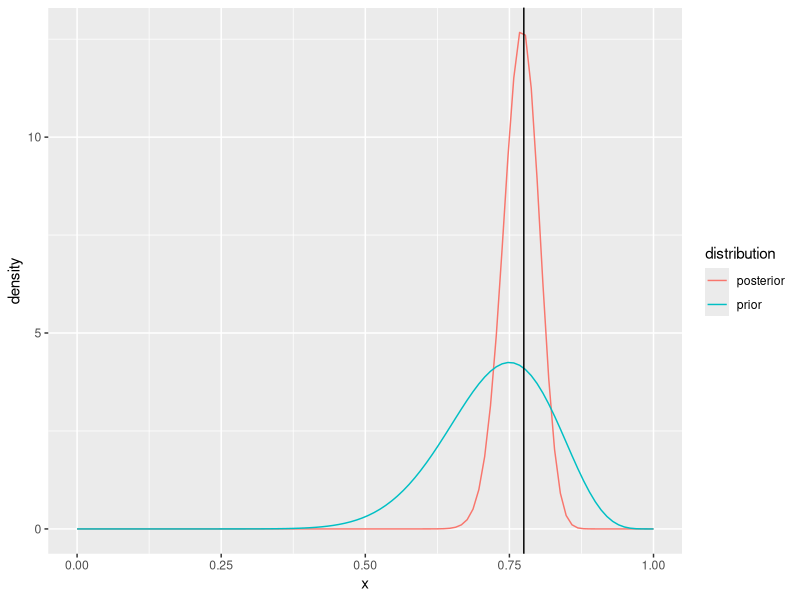
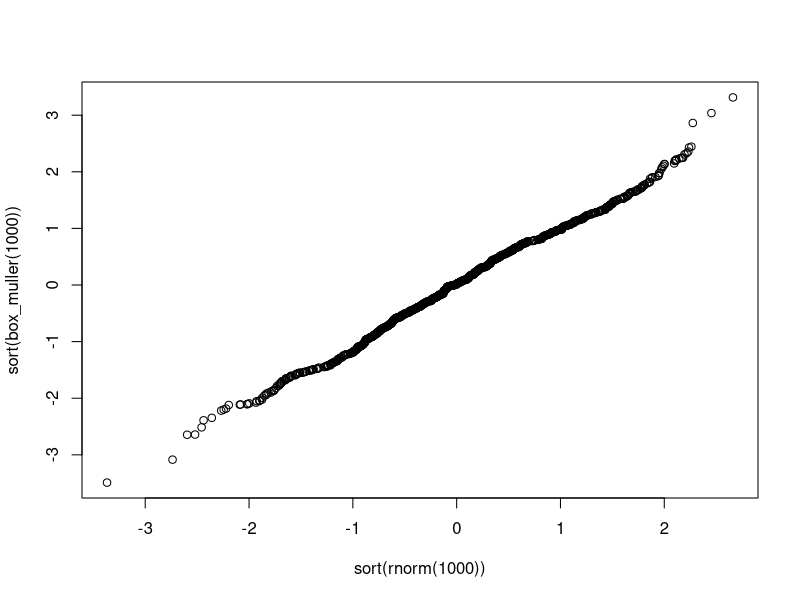
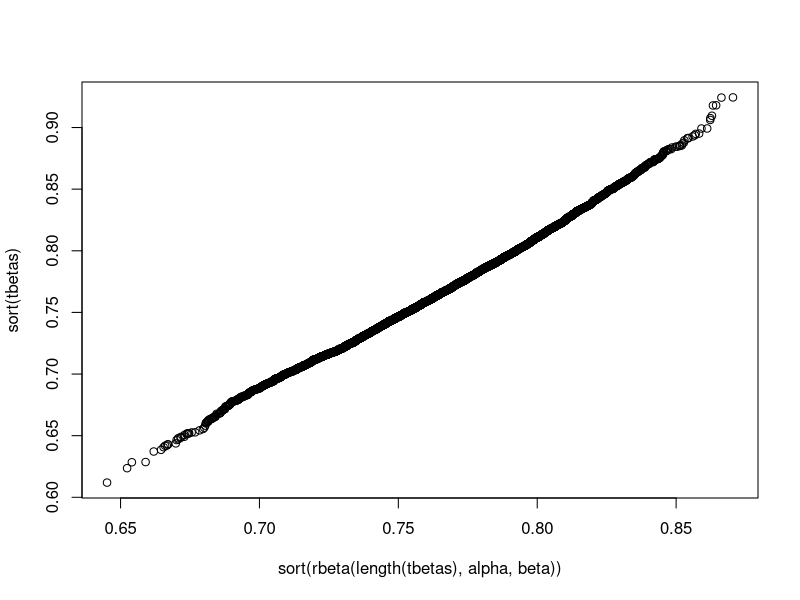
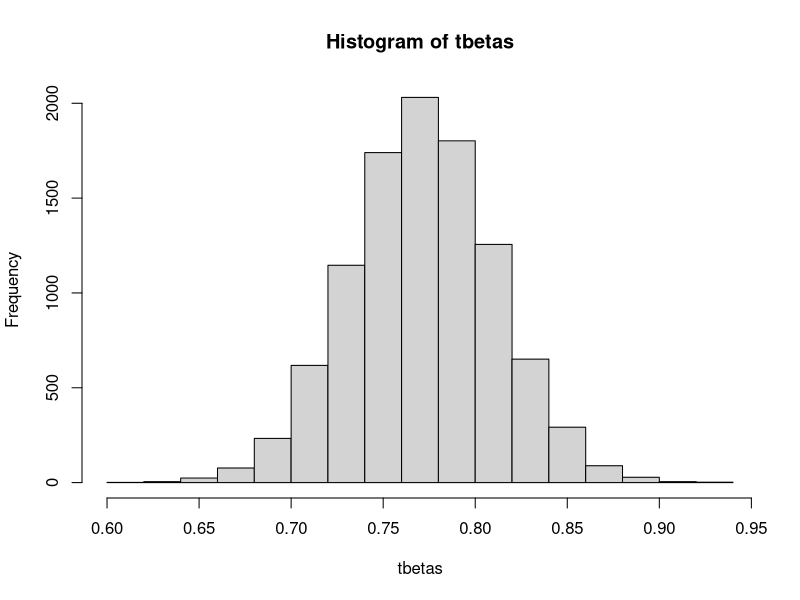

Source code (R) for these figures, in order:
## ---- chunk 1
knitr::opts_chunk$set(echo = TRUE)
## ---- chunk 2
library(tidyr)
library(ggplot2)
library(tidyverse)
## ---- chunk 3
y_trials = c(10, 50, 35, 25, 40)
y_failures = c(2, 8, 12, 6, 8)
y_successes = y_trials - y_failures
print(sum(y_trials)) # Value for n
print(sum(y_successes)) # Value for s
print(sum(y_successes)/sum(y_trials)) # Value for y_bar
## ---- chunk 4
a = 16
b = 6

plot_beta_prior = function(successes , trials , a , b , n){
  
  binary_data <- tibble(x=seq(from = 0 , to = 1 , len = n)) %>%
    mutate(prior = dbeta(x , a , b)) %>%
    mutate(posterior = dbeta(x , successes + a , trials - successes + b))%>%
    pivot_longer(cols = c(2,3) , names_to = 'distribution' , values_to = 'density')
  
  ggplot(binary_data) +
    geom_line(aes(x = x , y = density , col = distribution)) +
    geom_vline(xintercept = successes/trials)
}

# Prior has an effect
plot_beta_prior(sum(y_successes) , sum(y_trials) , a , b , 100)
## ---- chunk 5
N = 1e4
alpha = 140
beta = 42

# Box Muller for sampling normals
box_muller = function(N){
  M = ceiling(N/2)
  thetas = runif(M)*2*pi
  Us = runif(M)
  Ws = -2*log(1-Us)
  X1 = sqrt(Ws)*cos(thetas)
  X2 = sqrt(Ws)*sin(thetas)
  c(X1 , X2)[1:N]
}
# Check how well it approximates a normal dist
plot(sort(rnorm(1000)) , sort(box_muller(1000)))

# Normal Envelope for Beta
betaSams = function(n , a, b){
  A = a - 1
  B = b - 1
  xhat = A/(A+B)
  H = -1*(A^(1/3) + B^(1/3))^3
  Zs = box_muller(n) # substitute Normal sampler via ox Muller
  Xus = xhat + Zs*(sqrt(-1/H))
  hxhat = A*log(xhat)+ B*log(1-xhat)
  c = gamma(a)*gamma(b)/gamma(a+b)
  k = exp(hxhat)*sqrt(-2*pi/H)
  # Any negative numbers are already not worth considering
  Xus = Xus[Xus >= 0]
  # Initiate just as many random unifs (0,1)
  Us = runif(length(Xus))
  # Acceptance-Rejection step
  Xus[Us*exp(hxhat)*exp(H/2)*(Xus - xhat)^2 <= (Xus^A)*((1-Xus)^B)]
}

# Get the accepted samples
x = betaSams(N , alpha , beta)
tbetas = x[!is.na(x)]

# Check how well it approximates a Beta dist
plot(sort(rbeta(length(tbetas) , alpha , beta)) , sort(tbetas))

hist(tbetas)
## ---- chunk 6
# Variables
trials = 65

# Bernoulli from Uniform
binarify = function(num , theta){
  # theta is the probability of success
  # though not enforced by the function, we will use this in a context where
  # theta is a probability and num is a random draw from a U(0,1) distribution
  if (num >= theta){
    return(0)
  }
  else{
    return(1)
  }
}

# Binomial Sampler - Count successes
binomial = function(trials , theta){
  # trials is number of bernoulli experiments
  # theta is the probability of a success
  # Generate 'trials' number of samples from U(0,1)
  Us = runif(trials)
  # create an empty vec - this will store the results of our 'trials' number
  # of Bernoulli experiments
  bin_vec = c()
  for (i in seq_along(Us)){
    # perform bernoulli experiment
    val = sapply(Us[i] , binarify , theta)
    # store results
    bin_vec = c(bin_vec , val)
  }
  # return the number of successes
  return(sum(bin_vec))
}

binomial_samples_gen = function(N , trials , thetas){
  # Run the binomial sampler N times. See distribution
  ySamples = c()
  for (i in 1:N){
    ySamples = c(ySamples , binomial(trials , sample(thetas , 1)))
  }
  return(ySamples)
}

# Generate
ySamples = binomial_samples_gen(N , trials , tbetas)

# Monte Carlo estimate
phat = sum(ySamples>50)/N
# Monte Carlo error
MCerror = sqrt(phat*(1-phat)/N)

print(paste('The MC estimate is', round(phat, 6), 'and the MC error is' ,round(MCerror , 6)))

print(paste('(',round(phat-1.96*MCerror , 6), ',',round(phat+1.96*MCerror , 6),') is a 95% C.I'))
